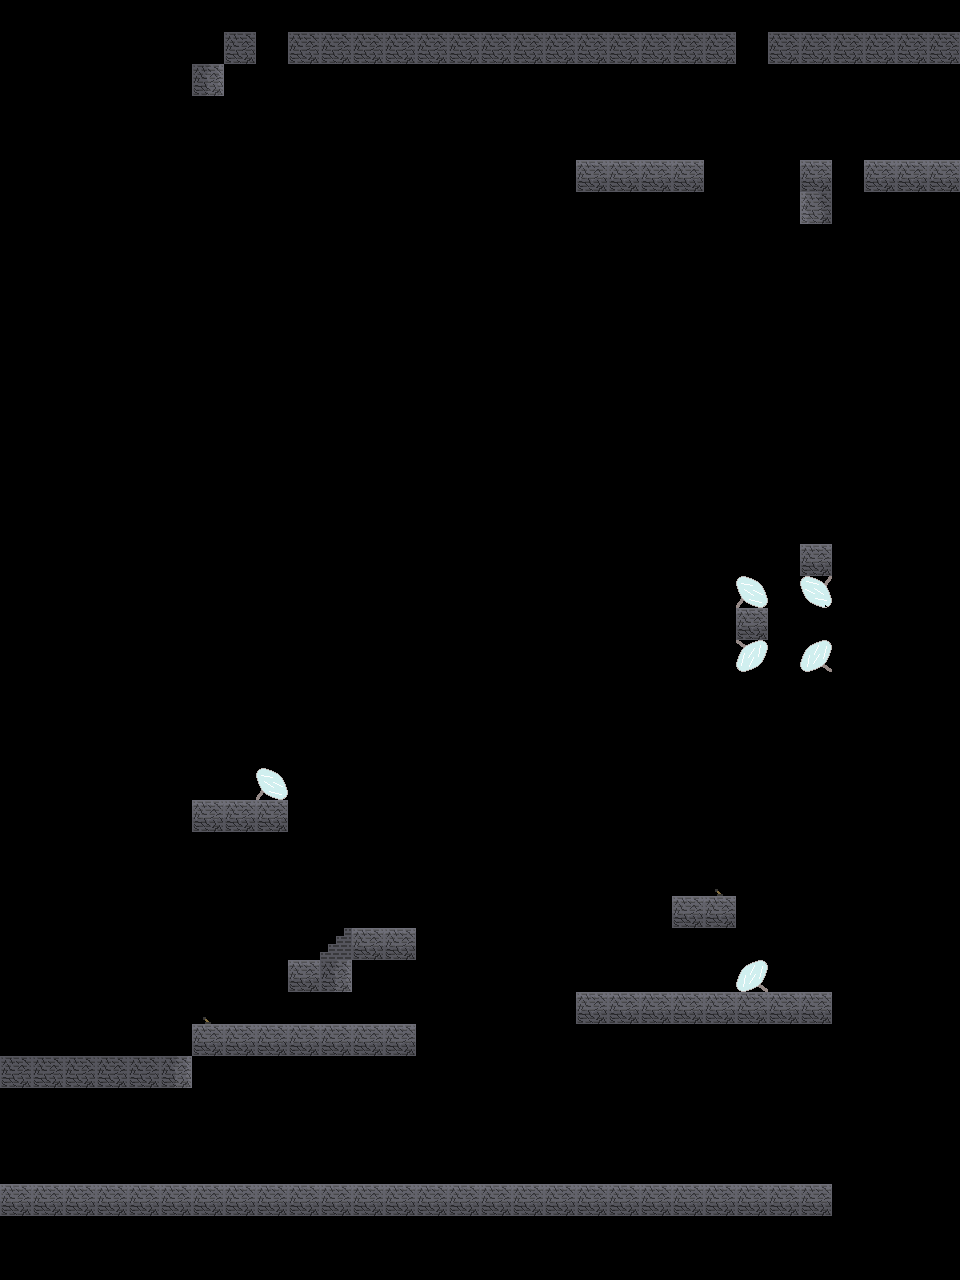

Tiled map render using the project's own tile images. Description and the map definition, with tile-layer contents summarised, below:
An orthogonal 30x40 tile map with 32x32 px tiles, 1 tile layer (Kachelebene 1), 3 tilesets and 2 objects.

<map version="1.0" orientation="orthogonal" renderorder="right-down" width="30" height="40" tilewidth="32" tileheight="32" nextobjectid="4">
 <tileset firstgid="1" name="tileset" tilewidth="32" tileheight="32" tilecount="16">
  <image source="tileset_ruin.png" width="128" height="128" />
 </tileset>
 <tileset firstgid="17" name="light" tilewidth="32" tileheight="32" tilecount="4">
  <image source="light.png" width="64" height="64" />
 </tileset>
 <tileset firstgid="21" name="objects" tilewidth="32" tileheight="32" tilecount="64">
  <image source="spritesheet.png" width="256" height="256" />
 </tileset>
 <layer name="Kachelebene 1" width="30" height="40">
  <data>[1200 cells, 597 non-empty, 16 distinct tile ids]</data>
 </layer>
 <objectgroup name="objectLayer">
  <object id="1" gid="64" x="704" y="896" width="32" height="32">
   <properties>
    <property name="TargetX" value="8" />
    <property name="TargetY" value="15" />
   </properties>
  </object>
  <object id="3" gid="64" x="192" y="1024" width="32" height="32">
   <properties>
    <property name="TargetX" value="23" />
    <property name="TargetY" value="21" />
   </properties>
  </object>
 </objectgroup>
</map>